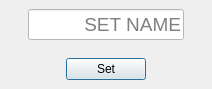
<?xml version="1.0" encoding="UTF-8"?>
<ui version="4.0">
 <class>NameDialog</class>
 <widget class="QDialog" name="NameDialog">
  <property name="geometry">
   <rect>
    <x>0</x>
    <y>0</y>
    <width>212</width>
    <height>88</height>
   </rect>
  </property>
  <property name="windowTitle">
   <string>NameDialog</string>
  </property>
  <layout class="QVBoxLayout" name="verticalLayout">
   <property name="spacing">
    <number>0</number>
   </property>
   <property name="leftMargin">
    <number>0</number>
   </property>
   <property name="topMargin">
    <number>0</number>
   </property>
   <property name="rightMargin">
    <number>0</number>
   </property>
   <property name="bottomMargin">
    <number>0</number>
   </property>
   <item>
    <widget class="QWidget" name="widget" native="true">
     <layout class="QVBoxLayout" name="verticalLayout_2">
      <property name="spacing">
       <number>0</number>
      </property>
      <property name="leftMargin">
       <number>0</number>
      </property>
      <property name="topMargin">
       <number>0</number>
      </property>
      <property name="rightMargin">
       <number>0</number>
      </property>
      <property name="bottomMargin">
       <number>0</number>
      </property>
      <item>
       <widget class="QWidget" name="widget_3" native="true">
        <layout class="QHBoxLayout" name="horizontalLayout_2">
         <item>
          <spacer name="horizontalSpacer_3">
           <property name="orientation">
            <enum>Qt::Horizontal</enum>
           </property>
           <property name="sizeHint" stdset="0">
            <size>
             <width>40</width>
             <height>20</height>
            </size>
           </property>
          </spacer>
         </item>
         <item>
          <widget class="QLineEdit" name="lineEdit">
           <property name="font">
            <font>
             <pointsize>14</pointsize>
            </font>
           </property>
           <property name="layoutDirection">
            <enum>Qt::RightToLeft</enum>
           </property>
           <property name="styleSheet">
            <string notr="true">background-color: rgb(255, 255, 255);</string>
           </property>
           <property name="echoMode">
            <enum>QLineEdit::Normal</enum>
           </property>
           <property name="alignment">
            <set>Qt::AlignRight|Qt::AlignTrailing|Qt::AlignVCenter</set>
           </property>
           <property name="placeholderText">
            <string>SET NAME</string>
           </property>
           <property name="cursorMoveStyle">
            <enum>Qt::LogicalMoveStyle</enum>
           </property>
          </widget>
         </item>
         <item>
          <spacer name="horizontalSpacer_4">
           <property name="orientation">
            <enum>Qt::Horizontal</enum>
           </property>
           <property name="sizeHint" stdset="0">
            <size>
             <width>40</width>
             <height>20</height>
            </size>
           </property>
          </spacer>
         </item>
        </layout>
       </widget>
      </item>
      <item>
       <widget class="QWidget" name="widget_2" native="true">
        <layout class="QHBoxLayout" name="horizontalLayout">
         <item>
          <spacer name="horizontalSpacer_2">
           <property name="orientation">
            <enum>Qt::Horizontal</enum>
           </property>
           <property name="sizeHint" stdset="0">
            <size>
             <width>40</width>
             <height>20</height>
            </size>
           </property>
          </spacer>
         </item>
         <item>
          <widget class="QPushButton" name="setBtn">
           <property name="text">
            <string>Set</string>
           </property>
          </widget>
         </item>
         <item>
          <spacer name="horizontalSpacer">
           <property name="orientation">
            <enum>Qt::Horizontal</enum>
           </property>
           <property name="sizeHint" stdset="0">
            <size>
             <width>40</width>
             <height>20</height>
            </size>
           </property>
          </spacer>
         </item>
        </layout>
       </widget>
      </item>
     </layout>
    </widget>
   </item>
  </layout>
 </widget>
 <resources>
  <include location="../res.qrc"/>
 </resources>
 <connections/>
</ui>
